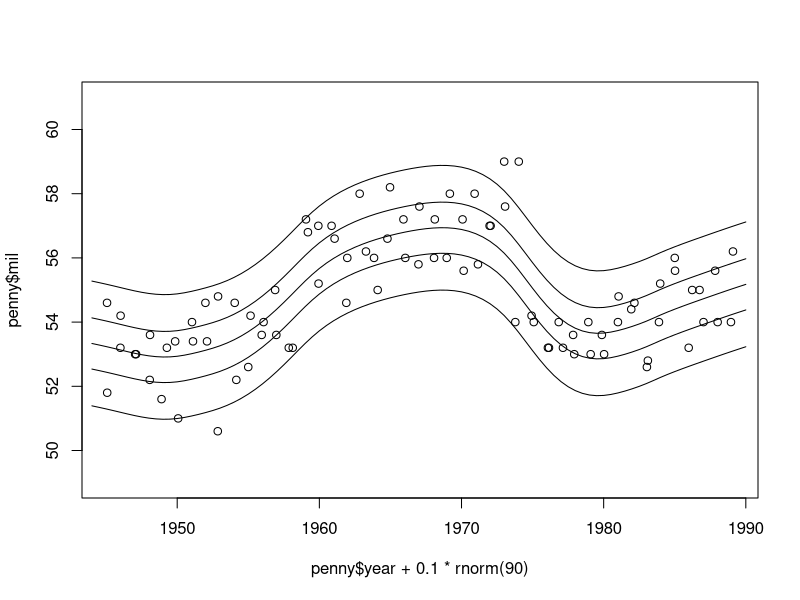

This chart was generated by the following R code:
library(gss)


### Name: sscden
### Title: Estimating Conditional Probability Density Using Smoothing
###   Splines
### Aliases: sscden sscden1
### Keywords: smooth models distribution

### ** Examples

data(penny); set.seed(5732)
fit <- sscden1(~year*mil,~mil,data=penny,
              ydomain=data.frame(mil=c(49,61)))
yy <- 1944+(0:92)/2
quan <- qsscden(fit,c(.05,.25,.5,.75,.95),
                data.frame(year=yy))
plot(penny$year+.1*rnorm(90),penny$mil,ylim=c(49,61))
for (i in 1:5) lines(yy,quan[i,])
## Clean up
## Not run: rm(penny,yy,quan)
